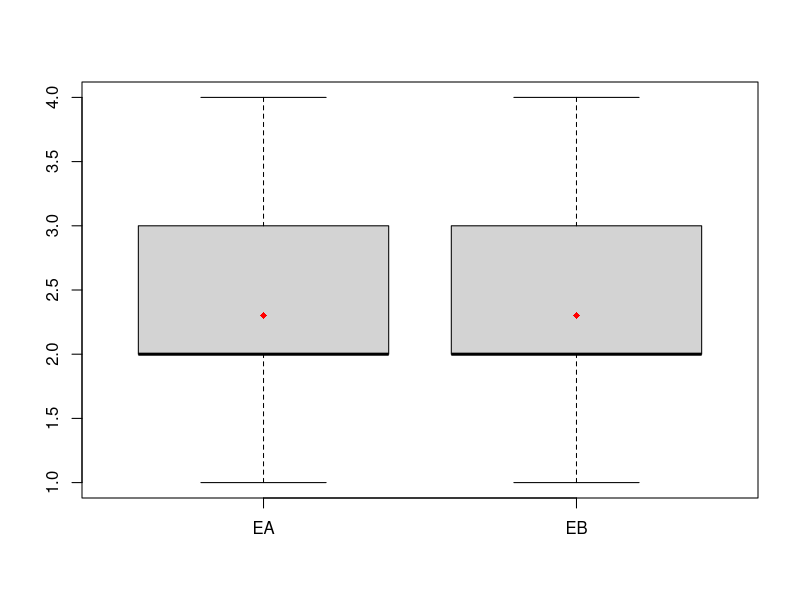
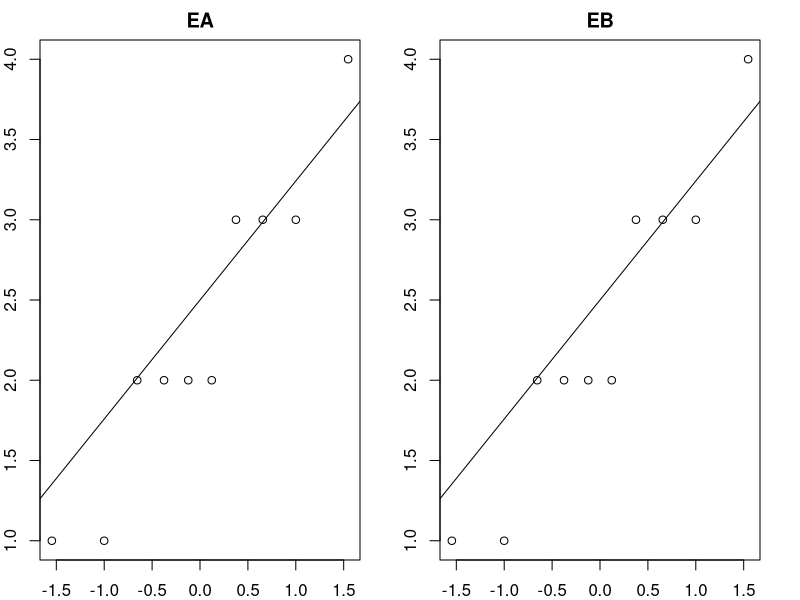
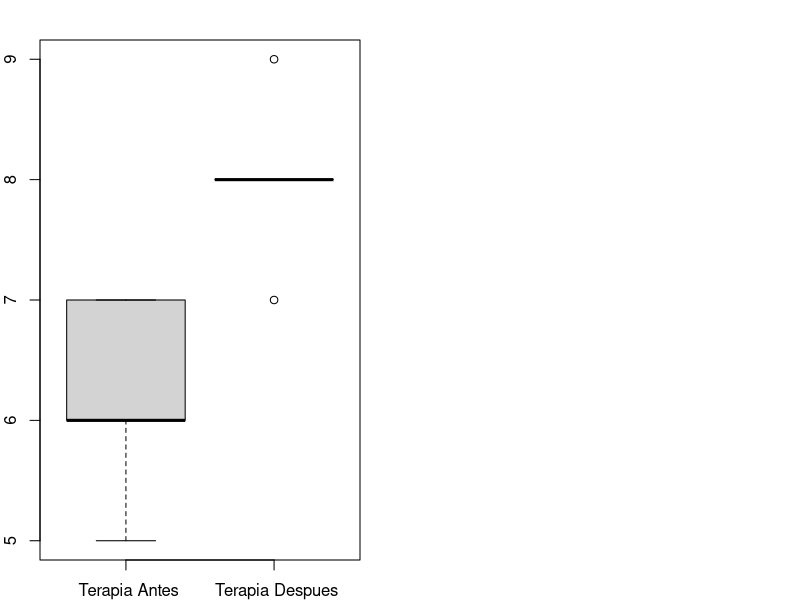

Source code (R) for these figures, in order: (Note: this script raises an error after producing the figures.)
# Independientes 

EA = c(2, 3, 1, 4, 2, 3, 2, 1, 3, 2) 

EB = c(3, 2, 1, 3, 2, 2, 4, 2, 3, 1) 


boxplot(EA, EB, names=c("EA", "EB")) 

medias = c(mean(EA),mean(EB)) 

points(medias,pch=18,col="red") 

par(mar = c(2, 2, 2, 2)) 
par(mfrow = c(1, 2)) 
qqnorm(EA, xlab = "", ylab = "", main = "EA") 
qqline(EA) 
qqnorm(EB, xlab = "", ylab = "", main = "EB") 
qqline(EB) 


t.test(EA, EB, paired = FALSE) 

#Dependientes 

PuntajeAntesTerapia = c(7, 6, 5, 6, 7) 

PuntajeDespuesTerapia = c(8, 7, 8, 8, 9) 





boxplot(PuntajeAntesTerapia, PuntajeDespuesTerapia, names=c(" Terapia Antes", " Terapia Despues")) 



mediasTerapia = c(mean(TerapiaAntes),mean(TerapiaDespues)) 

points(mediasTerapia,pch=18,col="red") 



par(mar = c(2, 2, 2, 2))
par(mfrow = c(1, 2))
qqnorm(PuntajeAntesTerapia, xlab = "", ylab = "", main = " Terapia Antes") 
qqline(PuntajeAntesTerapia)
qqnorm(PuntajeDespuesTerapia, xlab = "", ylab = "", main = " Terapia Despues") 
qqline(PuntajeDespuesTerapia)



t.test(PuntajeAntesTerapia, PuntajeDespuesTerapia, paired = TRUE)


